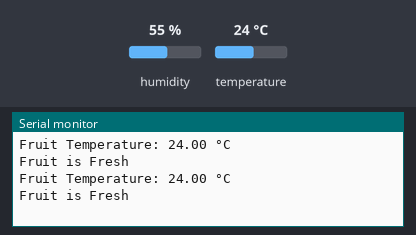
Simulated run of this sketch. Board: ESP8266 (NodeMCU). Parts: the last lines printed to the serial monitor. Inputs (shaded band) come from the test bench; at power-on: temperature 24 °C, humidity 55 %.

Above: at 2.8 s.
2.9 s: temperature set to 31 °C
At 4.8 s:
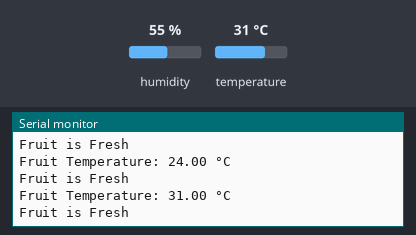
5.6 s: temperature set to 34 °C
At 7.1 s:
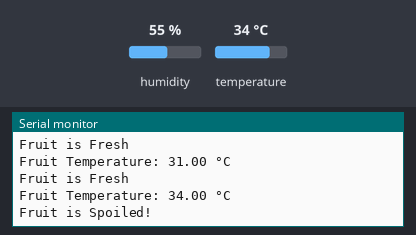
Timing chart, 0 to 8.6 s (numbered marks = the images above; inputs shaded):
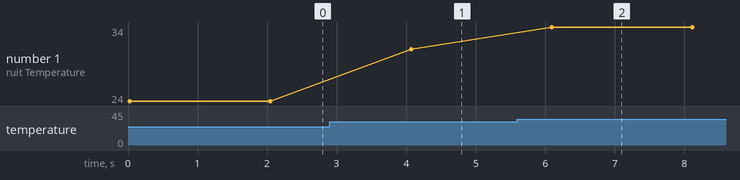

Measured:
- the behaviour switches between 32 and 33 °C on temperature (found by bisection; images 1 and 2)
- after the input at 2.9 s, the serial monitor: prints a new line after 1.2 s (image 1)
- after the input at 5.6 s, the serial monitor: prints a new line after 0.49 s (image 2)
- plotted number 1: 24 → 31 after the input at 2.9 s, 31 → 34 after the input at 5.6 s

The sketch:

freshdetect.ino
```cpp
#include <DHT.h>

// Define the pin for the DHT11 sensor
const int DHT_PIN = D1;

// Set the threshold temperature for detecting spoiled fruit
const float spoiledTemperatureThreshold = 32.0;

// Initialize the DHT sensor object
DHT dht(DHT_PIN, DHT11);

void setup() {
  // Initialize Serial communication
  Serial.begin(9600);

  // Initialize the DHT sensor
  dht.begin();
}

void loop() {
  // Read the temperature from the DHT11 sensor
  float fruitTemperature = dht.readTemperature();

  // Check if the temperature reading is valid
  if (isnan(fruitTemperature)) {
    Serial.println("Failed to read temperature from DHT sensor!");
    return;
  }

  // Print the temperature reading
  Serial.print("Fruit Temperature: ");
  Serial.print(fruitTemperature);
  Serial.println(" °C");

  // Check if the fruit is spoiled
  if (fruitTemperature > spoiledTemperatureThreshold) {
    Serial.println("Fruit is Spoiled!");
    // Add your spoiled fruit handling code here
  } else {
    Serial.println("Fruit is Fresh");
    // Add your fresh fruit handling code here
  }

  // Delay between readings
  delay(2000);
}
```
